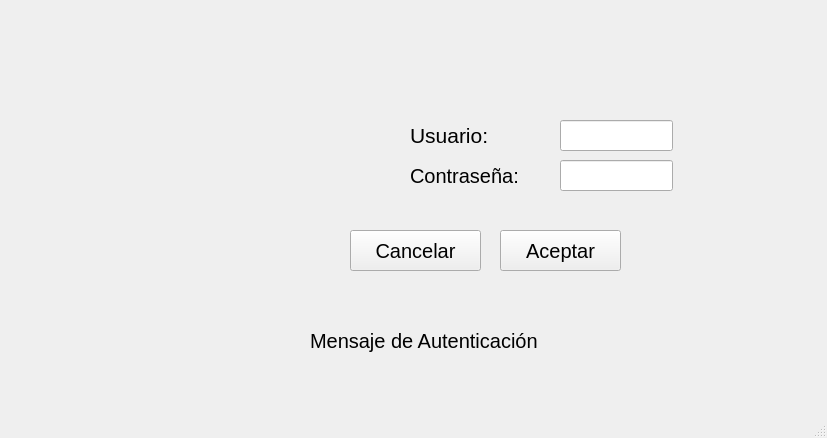
<?xml version="1.0" encoding="UTF-8"?>
<ui version="4.0">
 <class>MainWindow</class>
 <widget class="QMainWindow" name="MainWindow">
  <property name="geometry">
   <rect>
    <x>0</x>
    <y>0</y>
    <width>827</width>
    <height>438</height>
   </rect>
  </property>
  <property name="minimumSize">
   <size>
    <width>827</width>
    <height>438</height>
   </size>
  </property>
  <property name="maximumSize">
   <size>
    <width>827</width>
    <height>438</height>
   </size>
  </property>
  <property name="windowTitle">
   <string>MainWindow</string>
  </property>
  <widget class="QWidget" name="centralwidget">
   <widget class="QLabel" name="lblUsuario">
    <property name="enabled">
     <bool>true</bool>
    </property>
    <property name="geometry">
     <rect>
      <x>410</x>
      <y>110</y>
      <width>101</width>
      <height>51</height>
     </rect>
    </property>
    <property name="font">
     <font>
      <pointsize>16</pointsize>
      <underline>false</underline>
     </font>
    </property>
    <property name="text">
     <string>Usuario:</string>
    </property>
   </widget>
   <widget class="QLabel" name="lblContrasena">
    <property name="geometry">
     <rect>
      <x>410</x>
      <y>160</y>
      <width>141</width>
      <height>31</height>
     </rect>
    </property>
    <property name="font">
     <font>
      <pointsize>15</pointsize>
     </font>
    </property>
    <property name="text">
     <string>Contraseña:</string>
    </property>
   </widget>
   <widget class="QLineEdit" name="txtUsuario">
    <property name="geometry">
     <rect>
      <x>560</x>
      <y>120</y>
      <width>113</width>
      <height>31</height>
     </rect>
    </property>
    <property name="font">
     <font>
      <pointsize>12</pointsize>
     </font>
    </property>
   </widget>
   <widget class="QLineEdit" name="txtContrasena">
    <property name="geometry">
     <rect>
      <x>560</x>
      <y>160</y>
      <width>113</width>
      <height>31</height>
     </rect>
    </property>
    <property name="font">
     <font>
      <pointsize>12</pointsize>
     </font>
    </property>
   </widget>
   <widget class="QPushButton" name="Aceptar">
    <property name="geometry">
     <rect>
      <x>500</x>
      <y>230</y>
      <width>121</width>
      <height>41</height>
     </rect>
    </property>
    <property name="font">
     <font>
      <pointsize>15</pointsize>
     </font>
    </property>
    <property name="cursor">
     <cursorShape>PointingHandCursor</cursorShape>
    </property>
    <property name="text">
     <string>Aceptar</string>
    </property>
    <property name="icon">
     <iconset>
      <normaloff>aceptar.png</normaloff>aceptar.png</iconset>
    </property>
   </widget>
   <widget class="QPushButton" name="cancelar">
    <property name="geometry">
     <rect>
      <x>350</x>
      <y>230</y>
      <width>131</width>
      <height>41</height>
     </rect>
    </property>
    <property name="font">
     <font>
      <pointsize>15</pointsize>
     </font>
    </property>
    <property name="cursor">
     <cursorShape>PointingHandCursor</cursorShape>
    </property>
    <property name="text">
     <string>Cancelar</string>
    </property>
    <property name="icon">
     <iconset>
      <normaloff>error.png</normaloff>error.png</iconset>
    </property>
   </widget>
   <widget class="QLabel" name="label">
    <property name="geometry">
     <rect>
      <x>50</x>
      <y>90</y>
      <width>201</width>
      <height>191</height>
     </rect>
    </property>
    <property name="font">
     <font>
      <pointsize>10</pointsize>
     </font>
    </property>
    <property name="text">
     <string/>
    </property>
    <property name="pixmap">
     <pixmap>padlock-icon-a24cc8.webp</pixmap>
    </property>
    <property name="scaledContents">
     <bool>true</bool>
    </property>
   </widget>
   <widget class="QLabel" name="label_2">
    <property name="geometry">
     <rect>
      <x>310</x>
      <y>325</y>
      <width>291</width>
      <height>31</height>
     </rect>
    </property>
    <property name="font">
     <font>
      <pointsize>15</pointsize>
     </font>
    </property>
    <property name="text">
     <string>Mensaje de Autenticación</string>
    </property>
   </widget>
  </widget>
  <widget class="QMenuBar" name="menubar">
   <property name="geometry">
    <rect>
     <x>0</x>
     <y>0</y>
     <width>827</width>
     <height>26</height>
    </rect>
   </property>
  </widget>
  <widget class="QStatusBar" name="statusbar"/>
 </widget>
 <resources/>
 <connections/>
</ui>
